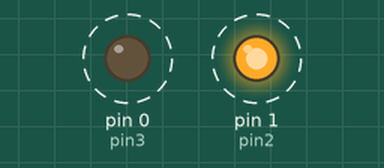
Recording of a sketch running on a simulated Arduino Uno, built with avr-gcc and run on an emulated ATmega328P. Parts: output pins drawn as LEDs (lit = HIGH). Dashed ring = blinking.

Above: at 0.12 s.
Timing chart, 0 to 3.0 s (numbered marks = the images above):
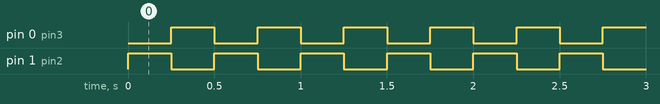

Measured:
- by itself, pin 0 (pin3), pin 1 (pin2): alternates HIGH for 0.25 s and LOW for 0.25 s

The sketch:

PaQueJale.ino
```cpp
#define pin2 1
#define pin3 0

void setup() {
  pinMode(pin2, OUTPUT);
  pinMode(pin3, OUTPUT);


}

void loop() {
    digitalWrite(pin2, HIGH);
    digitalWrite(pin3, LOW);
    delay(250);
    digitalWrite(pin2, LOW);
    digitalWrite(pin3, HIGH);
    delay(250);

}
```
